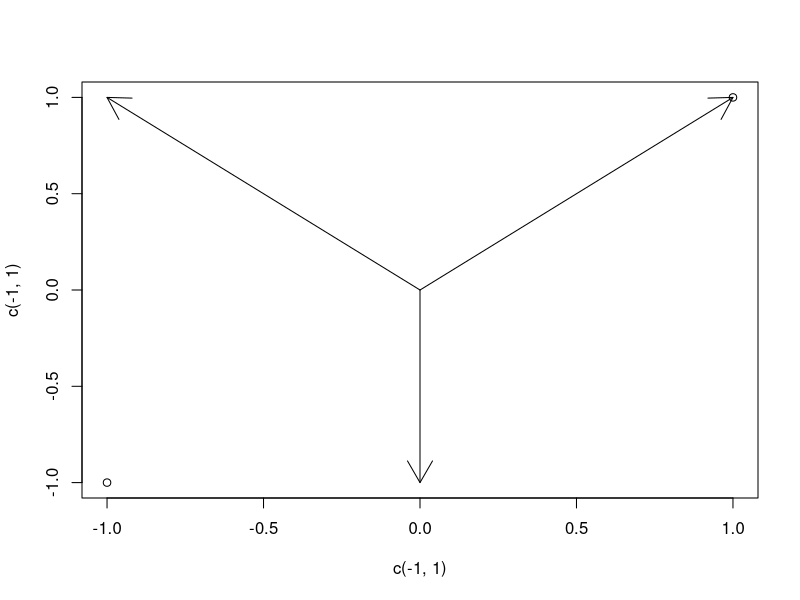

Reproduce this figure in R.
cat ('Hello world!')

jpeg('rplot.jpg')

plot(c(-1,1),c(-1,1))
arrows(0,0,1,1)
arrows(0,0,-1,1)
arrows(0,0,0,-1)
dev.off()
